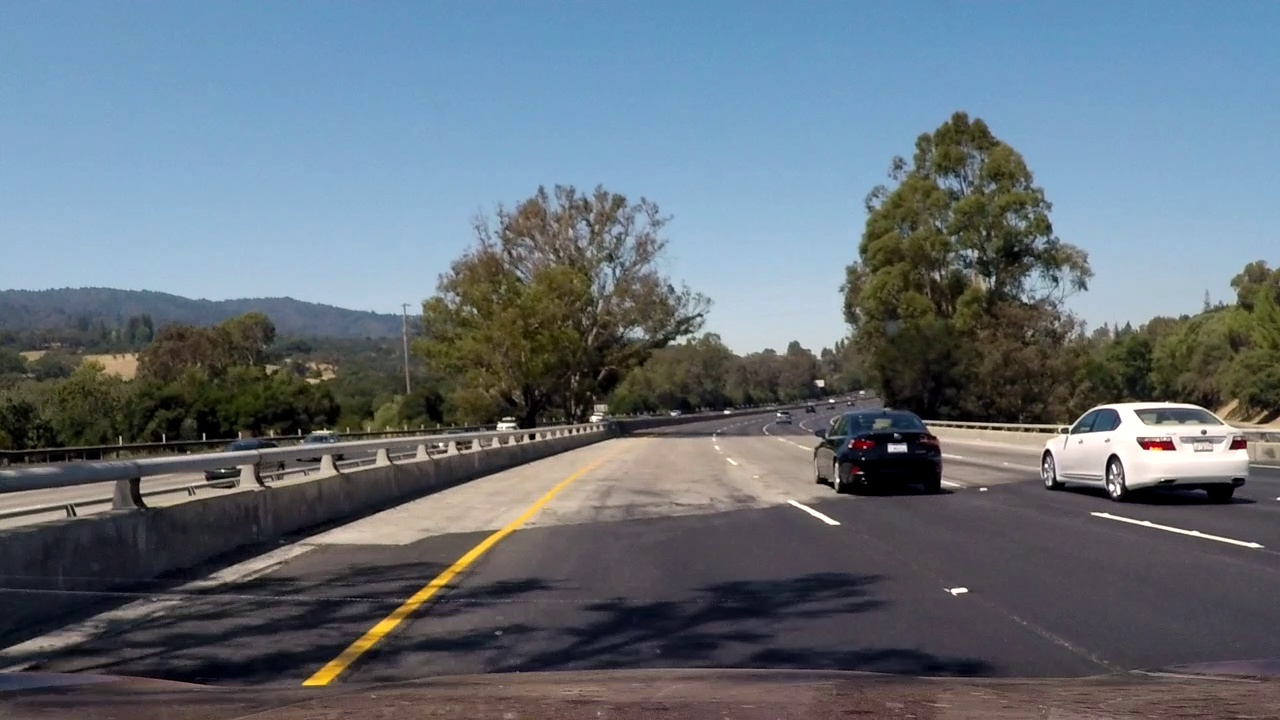
#> input picture test1.jpg, 1280 x 720 px
$ python -i main.py   (imports and definitions only)   (older library calls are emulated)
#> lines starting #> are read from the running program, lines starting #| are printed output that depends on the picture; after the words box and inside, x2 and y2 are one past the last pixel; in counts of white or black regions, pixels touching at a corner belong together
import numpy as np
import cv2
import matplotlib.pyplot as plt
from moviepy.editor import VideoFileClip

def show_image(image, title="title", cmap_type="gray"):
    plt.imshow(image, cmap_type)
    plt.title(title)

# [12 lines left out: function masked_image, not called in this run]

def region_of_interest(img, vertices):
    mask = np.zeros_like(img)
    match_mask_color = 255

    cv2.fillPoly(mask, vertices, match_mask_color)
    masked_image = cv2.bitwise_and(img, mask)
    return masked_image

def thresholding(image):
    hls = cv2.cvtColor(image, cv2.COLOR_RGB2HLS)
    gray = hls[:, :, 1]
    s_channel = hls[:, :, 2]
    mag_thresh=(3, 255)
    s_thresh=(170, 255)
    sobel_binary = np.zeros(shape=gray.shape, dtype=bool)
    s_binary = sobel_binary
    combined_binary = s_binary.astype(np.float32)
    sobelx = cv2.Sobel(gray, cv2.CV_64F, 1, 0, ksize=7)
    sobely = 0
    #sobelxy = cv2.Sobel(gray, ddepth=cv2.CV_64F, dx=1, dy=1, ksize=7)
    #show_image(sobelx)
    sobel_abs = np.abs(sobelx**2 + sobely**2)
    sobel_abs = np.uint8(255 * sobel_abs / np.max(sobel_abs))
    sobel_binary[(sobel_abs > mag_thresh[0]) & (sobel_abs <= mag_thresh[1])] = 1

    # Threshold color channel
    s_binary[(s_channel >= s_thresh[0]) & (s_channel <= s_thresh[1])] = 1
    combined_binary[(s_binary == 1) | (sobel_binary == 1)] = 1
    combined_binary = np.uint8(255 * combined_binary / np.max(combined_binary))
    return combined_binary

def get_src_dst(image):
    src = [595, 452], \
          [685, 452], \
          [1110, image.shape[0]], \
          [220, image.shape[0]]
    line_dst_offset = 100
    dst = [src[3][0] + line_dst_offset, 0], \
            [src[2][0] - line_dst_offset, 0], \
            [src[2][0] - line_dst_offset, src[2][1]], \
            [src[3][0] + line_dst_offset, src[3][1]]

    return src, dst

def warp(image, src, dst):

    src = np.float32([src])
    dst = np.float32([dst])

    return cv2.warpPerspective(image, cv2.getPerspectiveTransform(src, dst),
                               dsize=image.shape[0:2][::-1], flags=cv2.INTER_LINEAR)

def crop_image(image, region_of_interest_vertices):
    cropped_image = region_of_interest(
        image,
        np.array([region_of_interest_vertices], np.int32))
    return cropped_image

def sliding_window(image, n_windows=9):
    # Allow image to be RGB to display sliding windows.
    image_with_windows = np.dstack((image, image, image)) * 255

    # Get histogram of binary image
    histogram = np.sum(image[image.shape[0]//2:,:], axis=0)
    # Get Center of left and right peaks.
    midpoint = histogram.shape[0] // 2

    leftx_base = np.argmax(histogram[:midpoint]) #325
    rightx_base = np.argmax(histogram[midpoint:]) + midpoint #1050
    # Calculate window height.
    window_height = image.shape[0] // n_windows

    # Get indicies that map to non zero values.
    non_zero_y, non_zero_x = map(lambda x: np.array(x), image.nonzero())

    margin = 50 # Width of sliding window.
    min_pixels = 50 # Min amount of pixels that match inside the window to detect a lane.

    leftx_current = leftx_base
    rightx_current = rightx_base

    left_lane_indicies = []
    right_lane_indicies = []

    for window in range(n_windows):
        # Calculate window vertices positions.
        win_y_low = image.shape[0] - (window + 1) * window_height # Y coordinate of top corners.
        win_y_high = image.shape[0] - window * window_height # Y coordinate of bottom corners.
        win_xleft_low = leftx_current - margin # X coordinate of left side of the window at the left side of the lane.
        win_xleft_high = leftx_current + margin # X coordinate of right side of the window at the left side of the lane.
        win_xright_low = rightx_current - margin # X coordinate of left side of the window at the right side of the lane.
        win_xright_high = rightx_current + margin # X coordinate of right side of the window at the right side of the lane.


        good_left_indicies = ((non_zero_y >= win_y_low) & (non_zero_y < win_y_high) & (non_zero_x >= win_xleft_low) & (
            non_zero_x < win_xleft_high)).nonzero()[0] # Check if index is inside the left window.
        good_right_indicies = ((non_zero_y >= win_y_low) & (non_zero_y < win_y_high) & (non_zero_x >= win_xright_low) & (
            non_zero_x < win_xright_high)).nonzero()[0] # Check if index is inside the right window.


        left_lane_indicies.append(good_left_indicies)
        right_lane_indicies.append(good_right_indicies)

          # Draw green rectangle at current windows.
        cv2.rectangle(image_with_windows, (win_xleft_low, win_y_low), (win_xleft_high, win_y_high), (0, 255, 0), 2)
        cv2.rectangle(image_with_windows, (win_xright_low, win_y_low), (win_xright_high, win_y_high), (0, 255, 0), 2)

        # Shift left to the mean.
        if len(good_left_indicies) > min_pixels:
            leftx_current = int(np.mean(non_zero_x[good_left_indicies]))
        if len(good_right_indicies) > min_pixels:
            rightx_current = int(np.mean(non_zero_x[good_right_indicies]))

    left_lane_indicies = np.concatenate(left_lane_indicies)
    right_lane_indicies = np.concatenate(right_lane_indicies)

    # Pixels that matched in the left side of the lane.
    left_x = non_zero_x[left_lane_indicies]
    left_y = non_zero_y[left_lane_indicies]

    # Pixels that matched in the right side of the lane.
    right_x = non_zero_x[right_lane_indicies]
    right_y = non_zero_y[right_lane_indicies]

    # Fit the points using a second degree polynomial.
    left_fit = np.polyfit(left_y, left_x, 2)
    right_fit = np.polyfit(right_y, right_x, 2)

    return image_with_windows, left_fit, right_fit

def draw_lines_and_fill(image, warped_image, left_fit, right_fit, src, dst):

    # Make a zero like copy of warped image.
    warp_zero = np.zeros_like(warped_image).astype(np.uint8)

    # Make rgb image of zeros.
    color_warp = np.dstack((warp_zero, warp_zero, warp_zero))

    # Create a y axis.
    ploty = np.linspace(0, image.shape[0] - 1, image.shape[0])
    ploty = ploty[ploty.shape[0] // 2:] # zwdt dh

    # Left line polynomial.
    left_fitx = left_fit[0] * ploty ** 2 + left_fit[1] * ploty + left_fit[2]
    # Right Line polynomial.
    right_fitx = right_fit[0] * ploty ** 2 + right_fit[1] * ploty + right_fit[2]

    # Recast the x and y points into usable format for cv2.fillPoly()
    pts_left = np.array([np.transpose(np.vstack([left_fitx, ploty]))])
    pts_right = np.array([np.flipud(np.transpose(np.vstack([right_fitx, ploty])))])
    pts = np.hstack((pts_left, pts_right))

    # Draw the lane onto the warped blank image
    #cv2.fillPoly(color_warp_center, np.int_([pts]), (0, 255, 0))
    cv2.fillPoly(color_warp, np.int_([pts]), (255, 255, 0))

    # Warp the blank back to original image space using inverse perspective matrix (Minv)
    newwarp = warp(color_warp, dst, src)
    # Combine the result with the original image
    result = cv2.addWeighted(image, 1, newwarp, 0.2, 0)

    color_warp_lines = np.dstack((warp_zero, warp_zero, warp_zero))
    cv2.polylines(color_warp_lines, np.int_([pts_left]), isClosed=False, color=(0, 0, 255), thickness=25)
    cv2.polylines(color_warp_lines, np.int_([pts_right]), isClosed=False, color=(0, 0, 255), thickness=25)
    newwarp_lines = warp(color_warp_lines, dst, src)

    result = cv2.addWeighted(result, 1, newwarp_lines, 1, 0)

    return result , color_warp_lines

def measure_curvature(image, left_fitx, right_fitx, ploty):
    # Define conversions in x and y from pixels space to meters
    ym_per_pix = 30/720 # meters per pixel in y dimension
    xm_per_pix = 3.7/700 # meters per pixel in x dimension

    left_fit_cr = np.polyfit(ploty*ym_per_pix, left_fitx*xm_per_pix, 2)
    right_fit_cr = np.polyfit(ploty*ym_per_pix, right_fitx*xm_per_pix, 2)
    # Define y-value where we want radius of curvature
    # We'll choose the maximum y-value, corresponding to the bottom of the image
    y_eval = np.max(ploty)

    # Calculation of R_curve (radius of curvature)
    left_curverad = ((1 + (2*left_fit_cr[0]*y_eval*ym_per_pix + left_fit_cr[1])**2)**1.5) / np.absolute(2*left_fit_cr[0])
    right_curverad = ((1 + (2*right_fit_cr[0]*y_eval*ym_per_pix + right_fit_cr[1])**2)**1.5) / np.absolute(2*right_fit_cr[0])

    return left_curverad, right_curverad

def measure_position(image, left_fit, right_fit):
    # Define conversion in x from pixels space to meters
    xm_per_pix = 3.7/700 # meters per pixel in x dimension
    # Choose the y value corresponding to the bottom of the image
    y_max = image.shape[0]
    # Calculate left and right line positions at the bottom of the image
    left_x_pos = left_fit[0]*y_max**2 + left_fit[1]*y_max + left_fit[2]
    right_x_pos = right_fit[0]*y_max**2 + right_fit[1]*y_max + right_fit[2]
    # Calculate the x position of the center of the lane
    center_lanes_x_pos = (left_x_pos + right_x_pos)//2
    # Calculate the deviation between the center of the lane and the center of the picture
    # The car is assumed to be placed in the center of the picture
    # If the deviation is negative, the car is on the felt hand side of the center of the lane
    veh_pos = ((image.shape[1]//2) - center_lanes_x_pos) * xm_per_pix
    return veh_pos

def create_y_axis(image, left_fit, right_fit):
    # Create a y axis.
    ploty = np.linspace(0, image.shape[0] - 1, image.shape[0])
    # Left line polynomial.
    left_fitx = left_fit[0] * ploty ** 2 + left_fit[1] * ploty + left_fit[2]
    # Right Line polynomial.
    right_fitx = right_fit[0] * ploty ** 2 + right_fit[1] * ploty + right_fit[2]
    return left_fitx, right_fitx, ploty

def put_text(final_image , left_curverad , right_curverad , veh_pos):
    cv2.putText(final_image,'Curve Radius [m]: '+str((left_curverad+right_curverad)/2)[:7],(40,70), cv2.FONT_HERSHEY_COMPLEX_SMALL, 1.6, (255,255,255),2,cv2.LINE_AA)
    cv2.putText(final_image,'Center Offset [m]: '+str(veh_pos)[:7],(40,150), cv2.FONT_HERSHEY_COMPLEX_SMALL, 1.6,(255,255,255),2,cv2.LINE_AA)
    return final_image

# [11 lines left out: function combine_output, not called in this run]

def pipeline (image, debug=False):

    #Image shape and region of interest
    height = image.shape[0]
    width = image.shape[1]
    region_of_interest_vertices = [
        (0, height),
        (width / 2,400),
        (width, height),
    ]

    #Applying Thresholding
    combined_binary = thresholding(image)

    #Getting src and dst
    src,dst = get_src_dst(image)

    #Cropping the image
    cropped_image = crop_image(combined_binary, region_of_interest_vertices)

    #Applying perspective transform
    warped_image = warp(cropped_image, src, dst)

    #Sliding Window Function
    image_with_windows, left_fit, right_fit = sliding_window(warped_image)

    #Drawing lane lines and filling between them
    result, inv_warp = draw_lines_and_fill(image, warped_image, left_fit, right_fit, src, dst)

    #Calculating Curvature and position from center
    left_fitx, right_fitx, ploty = create_y_axis(image, left_fit, right_fit)
    left_curverad, right_curverad =  measure_curvature(warped_image, left_fitx, right_fitx, ploty)
    veh_pos = measure_position(warped_image, left_fit, right_fit)
    out_img = put_text(result , left_curverad , right_curverad , veh_pos)

    if not debug:
        return out_img

    #Combining images to display
    result_final = combine_output(out_img, combined_binary, warped_image, image_with_windows, inv_warp, cropped_image)

    #Final Output
    return result_final

# [30 lines not run here, left out]


>>> import cv2
>>> picture = cv2.cvtColor(cv2.imread('test1.jpg'), cv2.COLOR_BGR2RGB)
>>> result = pipeline(picture)
#> in pipeline, `combined_binary = thresholding(image)`:
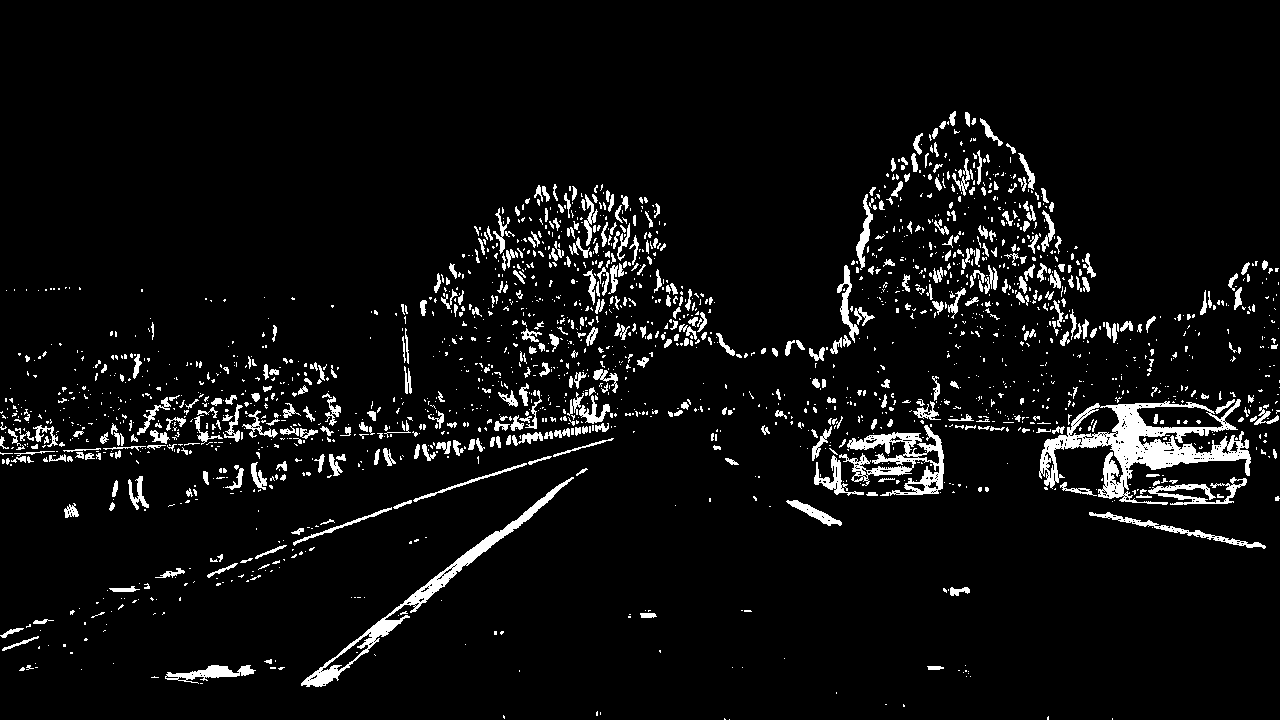
#> combined_binary: shape (720, 1280); 5.7% white; 2025 white regions (1555 under 20 px), largest, box (x1, y1, x2, y2) and area: (1039, 399, 1251, 505) 7088, (301, 477, 574, 687) 3183, (839, 425, 944, 496) 2690
#> in pipeline, `src,dst = get_src_dst(image)`: src = ([595, 452], [685, 452], [1110, 720], [220, 720]); dst = ([320, 0], [1010, 0], [1010, 720], [320, 720])
#> in warp, `src = np.float32([src])`: src = [[595, 452], [685, 452], [1110, 720], [220, 720]]
#> in warp, `dst = np.float32([dst])`: dst = [[320, 0], [1010, 0], [1010, 720], [320, 720]]
#> in sliding_window, `histogram = np.sum(image[image.shape[0]//2:,:], axis=0)`: histogram = 1280 values, max 84861 at index 367, min 0 at index 0, mean 2696.5
#> in sliding_window, `leftx_base = np.argmax(histogram[:midpoint])`: leftx_base = 367
#> in sliding_window, `rightx_base = np.argmax(histogram[midpoint:]) + midpoint`: rightx_base = 1101
#> in sliding_window, `leftx_current = leftx_base`: leftx_current = 367
#> in sliding_window, `rightx_current = rightx_base`: rightx_current = 1101
#> the loop in sliding_window, `for window in range(n_windows):` made 9 passes
#> (win_xleft_low, win_xleft_high, win_xright_low, win_xright_high, leftx_current, rightx_current) on passes 1, 2, 3, 5: (317, 417, 1051, 1151, 356, 1081), (306, 406, 1031, 1131, 357, 1087), (307, 407, 1037, 1137, 367, 1095), (314, 414, 1045, 1145, 374, 1141)
#> after the loop in sliding_window, `for window in range(n_windows):`:
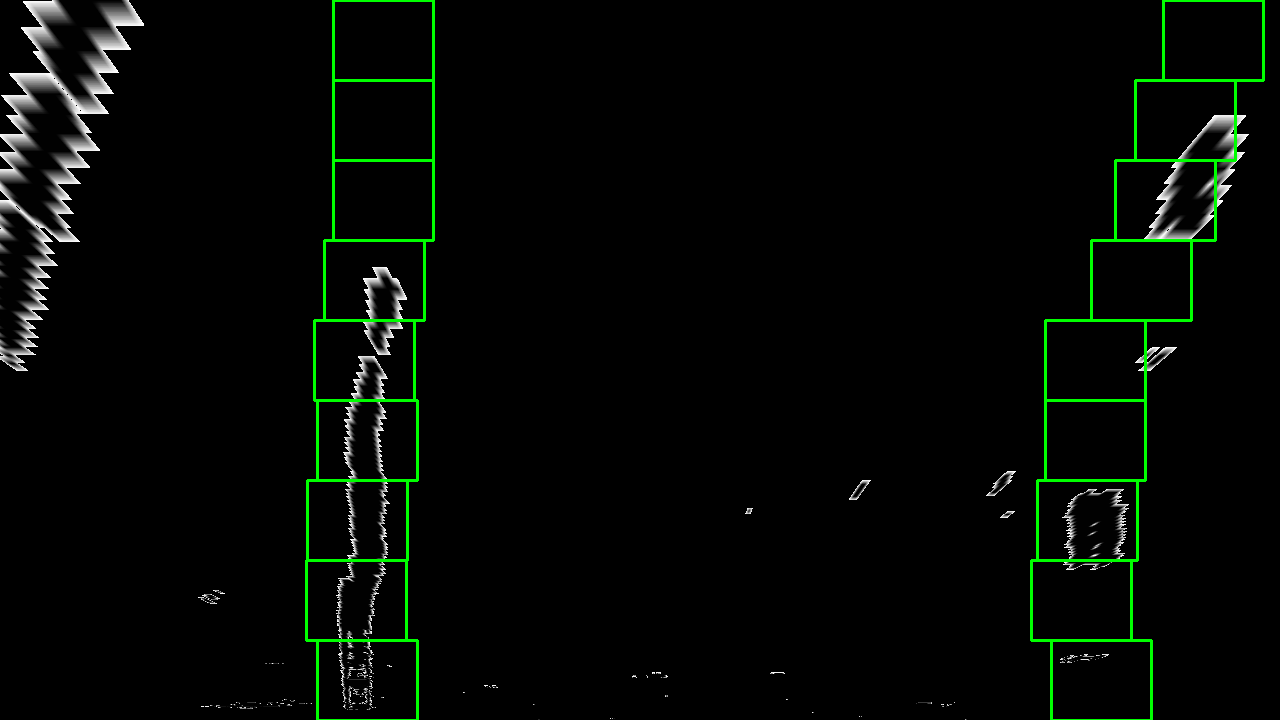
#> image_with_windows: shape (720, 1280, 3); mean of channels 0, 1, 2 4, 8, 4; drawn as B, G, R
#> after the loop in sliding_window, `for window in range(n_windows):`: left_lane_indicies = 9 items
#> in sliding_window, `left_lane_indicies = np.concatenate(left_lane_indicies)`: left_lane_indicies = 13825 values, max 50800 at index 1829, min 27463 at index 12200, mean 39985.6
#> in sliding_window, `right_lane_indicies = np.concatenate(right_lane_indicies)`: right_lane_indicies = 10175 values, max 49119 at index 219, min 10413 at index 8421, mean 28919.4
#> in sliding_window, `left_x = non_zero_x[left_lane_indicies]`: left_x = 13825 values, max 406 at index 13092, min 336 at index 3121, mean 366.1
#> in sliding_window, `left_y = non_zero_y[left_lane_indicies]`: left_y = 13825 values, max 709 at index 1807, min 267 at index 12200, mean 490.9
#> in sliding_window, `right_x = non_zero_x[right_lane_indicies]`: right_x = 10175 values, max 1234 at index 8441, min 1060 at index 149, mean 1151.5
#> in sliding_window, `right_y = non_zero_y[right_lane_indicies]`: right_y = 10175 values, max 662 at index 210, min 115 at index 8421, mean 331.9
#> in sliding_window, `left_fit = np.polyfit(left_y, left_x, 2)`: left_fit = [0.000123, -0.185, 425.5]
#> in sliding_window, `right_fit = np.polyfit(right_y, right_x, 2)`: right_fit = [0.000385, -0.558, 1282.3]
#> in pipeline, `image_with_windows, left_fit, right_fit = sliding_window(warped_image)`: left_fit = [0.000123, -0.185, 425.5]; right_fit = [0.000385, -0.558, 1282.3]
#> in draw_lines_and_fill, `left_fitx = left_fit[0] * ploty ** 2 + left_fit[1] * ploty + left_fit[2]`: left_fitx = 360 values, max 374.8 at index 0, min 356.1 at index 359, mean 362.8
#> in draw_lines_and_fill, `right_fitx = right_fit[0] * ploty ** 2 + right_fit[1] * ploty + right_..`: right_fitx = 360 values, max 1131.3 at index 0, min 1080 at index 359, mean 1097.4
#> in draw_lines_and_fill, `pts_left = np.array([np.transpose(np.vstack([left_fitx, ploty]))])`: pts_left = 360 pairs, first value 356.1 to 374.8, second value 360 to 719
#> in draw_lines_and_fill, `pts_right = np.array([np.flipud(np.transpose(np.vstack([right_fitx, pl..`: pts_right = 360 pairs, first value 1080 to 1131.3, second value 360 to 719
#> in draw_lines_and_fill, `pts = np.hstack((pts_left, pts_right))`: pts = 720 pairs, first value 356.1 to 1131.3, second value 360 to 719
#> in create_y_axis, `left_fitx = left_fit[0] * ploty ** 2 + left_fit[1] * ploty + left_fit[2]`: left_fitx = 720 values, max 425.5 at index 0, min 356.1 at index 719, mean 380.2
#> in create_y_axis, `right_fitx = right_fit[0] * ploty ** 2 + right_fit[1] * ploty + right_..`: right_fitx = 720 values, max 1282.3 at index 0, min 1080 at index 719, mean 1148.1
#> in pipeline, `left_fitx, right_fitx, ploty = create_y_axis(image, left_fit, right_fit)`: ploty = 720 values from 0 to 719
#> in measure_curvature, `left_fit_cr = np.polyfit(ploty*ym_per_pix, left_fitx*xm_per_pix, 2)`: left_fit_cr = [0.000375, -0.0235, 2.25]
#> in measure_curvature, `right_fit_cr = np.polyfit(ploty*ym_per_pix, right_fitx*xm_per_pix, 2)`: right_fit_cr = [0.00117, -0.0708, 6.78]
#> in measure_curvature, `y_eval = np.max(ploty)`: y_eval = 719
#> in measure_curvature, `left_curverad = ((1 + (2*left_fit_cr[0]*y_eval*ym_per_pix + left_fit_c..`: left_curverad = 1331.8
#> in measure_curvature, `right_curverad = ((1 + (2*right_fit_cr[0]*y_eval*ym_per_pix + right_fi..`: right_curverad = 426.9
#> in pipeline, `left_curverad, right_curverad =  measure_curvature(warped_image, left_..`: left_curverad = 1331.8; right_curverad = 426.9
#> in measure_position, `left_x_pos = left_fit[0]*y_max**2 + left_fit[1]*y_max + left_fit[2]`: left_x_pos = 356
#> in measure_position, `right_x_pos = right_fit[0]*y_max**2 + right_fit[1]*y_max + right_fit[2]`: right_x_pos = 1080
#> in measure_position, `center_lanes_x_pos = (left_x_pos + right_x_pos)//2`: center_lanes_x_pos = 718
#> in measure_position, `veh_pos = ((image.shape[1]//2) - center_lanes_x_pos) * xm_per_pix`: veh_pos = -0.412
#> in put_text, `cv2.putText(final_image,'Center Offset [m]: '+str(veh_pos)[:7],(40,150..`:
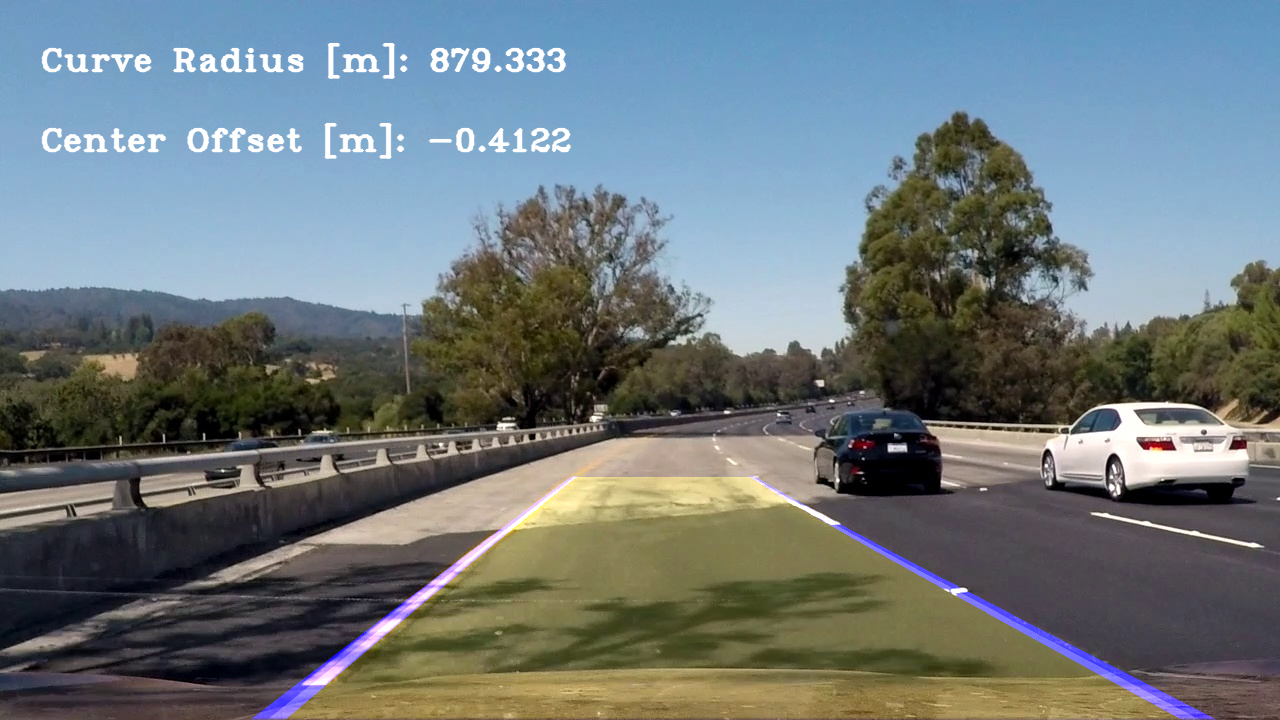
#> final_image: shape (720, 1280, 3); mean R, G, B 109.2, 119.9, 123.9
